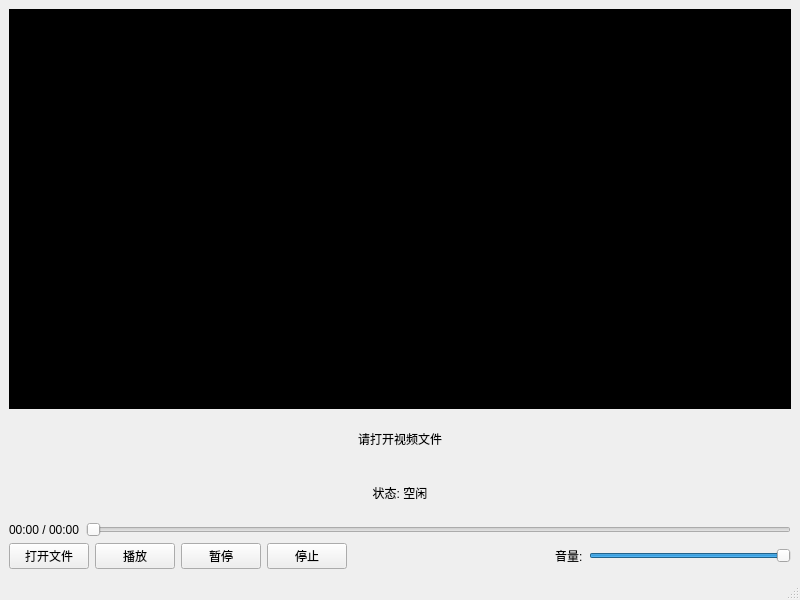
<?xml version="1.0" encoding="UTF-8"?>
<ui version="4.0">
 <class>PlayerWindow</class>
 <widget class="QMainWindow" name="PlayerWindow">
  <property name="geometry">
   <rect>
    <x>0</x>
    <y>0</y>
    <width>800</width>
    <height>600</height>
   </rect>
  </property>
  <property name="windowTitle">
   <string>HXCPlayer SDK Test</string>
  </property>
  <widget class="QWidget" name="centralwidget">
   <layout class="QVBoxLayout" name="verticalLayout">
    <item>
     <widget class="QWidget" name="videoContainer" native="true">
      <property name="minimumSize">
       <size>
        <width>0</width>
        <height>400</height>
       </size>
      </property>
      <property name="styleSheet">
       <string notr="true">background-color: black;</string>
      </property>
     </widget>
    </item>
    <item>
     <widget class="QLabel" name="statusLabel">
      <property name="text">
       <string>请打开视频文件</string>
      </property>
      <property name="alignment">
       <set>Qt::AlignCenter</set>
      </property>
     </widget>
    </item>
    <item>
     <widget class="QLabel" name="stateLabel">
      <property name="text">
       <string>状态: 空闲</string>
      </property>
      <property name="alignment">
       <set>Qt::AlignCenter</set>
      </property>
     </widget>
    </item>
    <item>
     <layout class="QHBoxLayout" name="horizontalLayout_2">
      <item>
       <widget class="QLabel" name="timeLabel">
        <property name="text">
         <string>00:00 / 00:00</string>
        </property>
       </widget>
      </item>
      <item>
       <widget class="QSlider" name="seekSlider">
        <property name="maximum">
         <number>1000</number>
        </property>
        <property name="orientation">
         <enum>Qt::Horizontal</enum>
        </property>
       </widget>
      </item>
     </layout>
    </item>
    <item>
     <layout class="QHBoxLayout" name="horizontalLayout">
      <item>
       <widget class="QPushButton" name="openButton">
        <property name="text">
         <string>打开文件</string>
        </property>
       </widget>
      </item>
      <item>
       <widget class="QPushButton" name="playButton">
        <property name="text">
         <string>播放</string>
        </property>
       </widget>
      </item>
      <item>
       <widget class="QPushButton" name="pauseButton">
        <property name="text">
         <string>暂停</string>
        </property>
       </widget>
      </item>
      <item>
       <widget class="QPushButton" name="stopButton">
        <property name="text">
         <string>停止</string>
        </property>
       </widget>
      </item>
      <item>
       <spacer name="horizontalSpacer">
        <property name="orientation">
         <enum>Qt::Horizontal</enum>
        </property>
        <property name="sizeHint" stdset="0">
         <size>
          <width>40</width>
          <height>20</height>
         </size>
        </property>
       </spacer>
      </item>
      <item>
       <widget class="QLabel" name="label">
        <property name="text">
         <string>音量:</string>
        </property>
       </widget>
      </item>
      <item>
       <widget class="QSlider" name="volumeSlider">
        <property name="maximum">
         <number>100</number>
        </property>
        <property name="value">
         <number>100</number>
        </property>
        <property name="orientation">
         <enum>Qt::Horizontal</enum>
        </property>
       </widget>
      </item>
     </layout>
    </item>
   </layout>
  </widget>
  <widget class="QMenuBar" name="menubar">
   <property name="geometry">
    <rect>
     <x>0</x>
     <y>0</y>
     <width>800</width>
     <height>21</height>
    </rect>
   </property>
  </widget>
  <widget class="QStatusBar" name="statusbar"/>
 </widget>
 <resources/>
 <connections/>
</ui>
